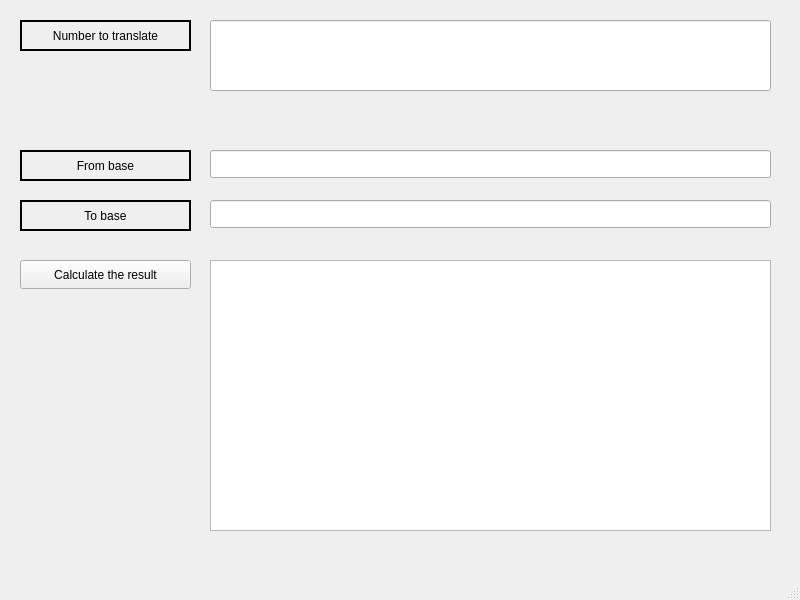
<?xml version="1.0" encoding="UTF-8"?>
<ui version="4.0">
 <class>MainWindow</class>
 <widget class="QMainWindow" name="MainWindow">
  <property name="geometry">
   <rect>
    <x>0</x>
    <y>0</y>
    <width>800</width>
    <height>600</height>
   </rect>
  </property>
  <property name="windowTitle">
   <string>MainWindow</string>
  </property>
  <widget class="QWidget" name="centralwidget">
   <widget class="QLineEdit" name="NumberLineEdit">
    <property name="geometry">
     <rect>
      <x>210</x>
      <y>20</y>
      <width>561</width>
      <height>71</height>
     </rect>
    </property>
    <property name="alignment">
     <set>Qt::AlignLeading|Qt::AlignLeft|Qt::AlignTop</set>
    </property>
   </widget>
   <widget class="QLineEdit" name="FromBaseLineEdit">
    <property name="geometry">
     <rect>
      <x>210</x>
      <y>150</y>
      <width>561</width>
      <height>28</height>
     </rect>
    </property>
    <property name="alignment">
     <set>Qt::AlignLeading|Qt::AlignLeft|Qt::AlignTop</set>
    </property>
   </widget>
   <widget class="QLineEdit" name="ToBaseLineEdit">
    <property name="geometry">
     <rect>
      <x>210</x>
      <y>200</y>
      <width>561</width>
      <height>28</height>
     </rect>
    </property>
    <property name="alignment">
     <set>Qt::AlignLeading|Qt::AlignLeft|Qt::AlignTop</set>
    </property>
   </widget>
   <widget class="QPushButton" name="CalculateTheResultButton">
    <property name="geometry">
     <rect>
      <x>20</x>
      <y>260</y>
      <width>171</width>
      <height>29</height>
     </rect>
    </property>
    <property name="text">
     <string>Calculate the result</string>
    </property>
   </widget>
   <widget class="QLabel" name="NumberLabel">
    <property name="geometry">
     <rect>
      <x>20</x>
      <y>20</y>
      <width>171</width>
      <height>31</height>
     </rect>
    </property>
    <property name="frameShape">
     <enum>QFrame::WinPanel</enum>
    </property>
    <property name="text">
     <string>Number to translate</string>
    </property>
    <property name="alignment">
     <set>Qt::AlignCenter</set>
    </property>
   </widget>
   <widget class="QLabel" name="FromBaseLabel">
    <property name="geometry">
     <rect>
      <x>20</x>
      <y>150</y>
      <width>171</width>
      <height>31</height>
     </rect>
    </property>
    <property name="frameShape">
     <enum>QFrame::WinPanel</enum>
    </property>
    <property name="text">
     <string>From base</string>
    </property>
    <property name="alignment">
     <set>Qt::AlignCenter</set>
    </property>
   </widget>
   <widget class="QLabel" name="ToBaseLabel">
    <property name="geometry">
     <rect>
      <x>20</x>
      <y>200</y>
      <width>171</width>
      <height>31</height>
     </rect>
    </property>
    <property name="frameShape">
     <enum>QFrame::WinPanel</enum>
    </property>
    <property name="text">
     <string>To base</string>
    </property>
    <property name="alignment">
     <set>Qt::AlignCenter</set>
    </property>
   </widget>
   <widget class="QTextEdit" name="ResultTextEdit">
    <property name="geometry">
     <rect>
      <x>210</x>
      <y>260</y>
      <width>561</width>
      <height>271</height>
     </rect>
    </property>
    <property name="readOnly">
     <bool>true</bool>
    </property>
   </widget>
  </widget>
  <widget class="QMenuBar" name="menubar">
   <property name="geometry">
    <rect>
     <x>0</x>
     <y>0</y>
     <width>800</width>
     <height>25</height>
    </rect>
   </property>
  </widget>
  <widget class="QStatusBar" name="statusbar"/>
 </widget>
 <resources/>
 <connections/>
</ui>
